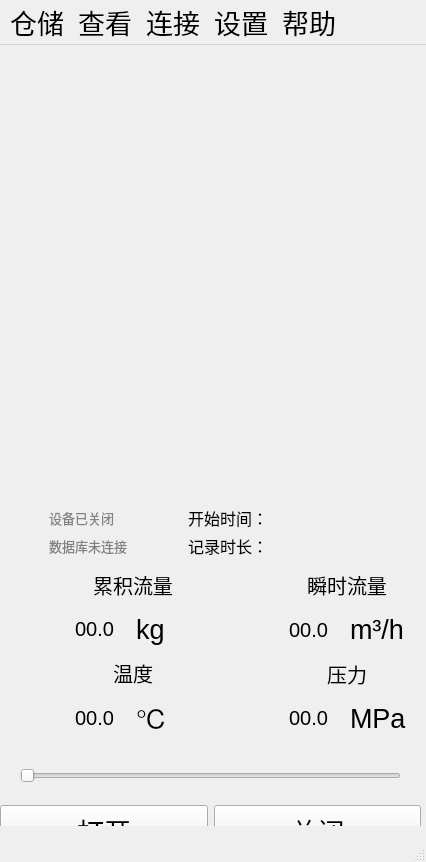
<?xml version="1.0" encoding="UTF-8"?>
<ui version="4.0">
 <class>MyMainWindow</class>
 <widget class="QMainWindow" name="MyMainWindow">
  <property name="geometry">
   <rect>
    <x>0</x>
    <y>0</y>
    <width>426</width>
    <height>862</height>
   </rect>
  </property>
  <property name="sizePolicy">
   <sizepolicy hsizetype="Fixed" vsizetype="Fixed">
    <horstretch>0</horstretch>
    <verstretch>0</verstretch>
   </sizepolicy>
  </property>
  <property name="font">
   <font>
    <pointsize>20</pointsize>
   </font>
  </property>
  <property name="windowTitle">
   <string>流量仪表管理</string>
  </property>
  <property name="styleSheet">
   <string notr="true"/>
  </property>
  <widget class="QWidget" name="centralwidget">
   <property name="sizePolicy">
    <sizepolicy hsizetype="Fixed" vsizetype="Fixed">
     <horstretch>0</horstretch>
     <verstretch>0</verstretch>
    </sizepolicy>
   </property>
   <property name="minimumSize">
    <size>
     <width>0</width>
     <height>0</height>
    </size>
   </property>
   <widget class="QSlider" name="horizontalSlider">
    <property name="geometry">
     <rect>
      <x>20</x>
      <y>720</y>
      <width>381</width>
      <height>22</height>
     </rect>
    </property>
    <property name="minimumSize">
     <size>
      <width>381</width>
      <height>22</height>
     </size>
    </property>
    <property name="minimum">
     <number>0</number>
    </property>
    <property name="maximum">
     <number>100</number>
    </property>
    <property name="orientation">
     <enum>Qt::Horizontal</enum>
    </property>
   </widget>
   <widget class="QWidget" name="layoutWidget">
    <property name="geometry">
     <rect>
      <x>0</x>
      <y>760</y>
      <width>421</width>
      <height>51</height>
     </rect>
    </property>
    <layout class="QHBoxLayout" name="horizontalLayout">
     <item>
      <widget class="QPushButton" name="pushButton_open">
       <property name="sizePolicy">
        <sizepolicy hsizetype="Preferred" vsizetype="Preferred">
         <horstretch>0</horstretch>
         <verstretch>0</verstretch>
        </sizepolicy>
       </property>
       <property name="text">
        <string>打开</string>
       </property>
      </widget>
     </item>
     <item>
      <widget class="QPushButton" name="pushButton_close">
       <property name="sizePolicy">
        <sizepolicy hsizetype="Preferred" vsizetype="Preferred">
         <horstretch>0</horstretch>
         <verstretch>0</verstretch>
        </sizepolicy>
       </property>
       <property name="text">
        <string>关闭</string>
       </property>
      </widget>
     </item>
    </layout>
   </widget>
   <widget class="QLabel" name="label_ll">
    <property name="geometry">
     <rect>
      <x>20</x>
      <y>410</y>
      <width>381</width>
      <height>41</height>
     </rect>
    </property>
    <property name="font">
     <font>
      <pointsize>12</pointsize>
     </font>
    </property>
    <property name="text">
     <string/>
    </property>
   </widget>
   <widget class="QWidget" name="layoutWidget">
    <property name="geometry">
     <rect>
      <x>0</x>
      <y>521</y>
      <width>421</width>
      <height>171</height>
     </rect>
    </property>
    <layout class="QHBoxLayout" name="horizontalLayout_6" stretch="2,5,2,5">
     <item>
      <spacer name="horizontalSpacer_2">
       <property name="orientation">
        <enum>Qt::Horizontal</enum>
       </property>
       <property name="sizeHint" stdset="0">
        <size>
         <width>40</width>
         <height>20</height>
        </size>
       </property>
      </spacer>
     </item>
     <item>
      <layout class="QVBoxLayout" name="verticalLayout">
       <item>
        <widget class="QLabel" name="label">
         <property name="font">
          <font>
           <pointsize>15</pointsize>
          </font>
         </property>
         <property name="text">
          <string>累积流量</string>
         </property>
         <property name="alignment">
          <set>Qt::AlignCenter</set>
         </property>
        </widget>
       </item>
       <item>
        <layout class="QHBoxLayout" name="horizontalLayout_2">
         <item>
          <widget class="QLabel" name="label_leiji">
           <property name="font">
            <font>
             <pointsize>15</pointsize>
            </font>
           </property>
           <property name="text">
            <string>00.0</string>
           </property>
           <property name="alignment">
            <set>Qt::AlignCenter</set>
           </property>
          </widget>
         </item>
         <item>
          <widget class="QLabel" name="label_2">
           <property name="text">
            <string>kg</string>
           </property>
          </widget>
         </item>
        </layout>
       </item>
       <item>
        <widget class="QLabel" name="label_wen">
         <property name="font">
          <font>
           <pointsize>15</pointsize>
          </font>
         </property>
         <property name="text">
          <string>温度</string>
         </property>
         <property name="alignment">
          <set>Qt::AlignCenter</set>
         </property>
        </widget>
       </item>
       <item>
        <layout class="QHBoxLayout" name="horizontalLayout_4">
         <item>
          <widget class="QLabel" name="label_wendu">
           <property name="font">
            <font>
             <pointsize>15</pointsize>
            </font>
           </property>
           <property name="text">
            <string>00.0</string>
           </property>
           <property name="alignment">
            <set>Qt::AlignCenter</set>
           </property>
          </widget>
         </item>
         <item>
          <widget class="QLabel" name="label_4">
           <property name="text">
            <string>℃</string>
           </property>
          </widget>
         </item>
        </layout>
       </item>
      </layout>
     </item>
     <item>
      <spacer name="horizontalSpacer">
       <property name="orientation">
        <enum>Qt::Horizontal</enum>
       </property>
       <property name="sizeHint" stdset="0">
        <size>
         <width>40</width>
         <height>20</height>
        </size>
       </property>
      </spacer>
     </item>
     <item>
      <layout class="QVBoxLayout" name="verticalLayout_2">
       <item>
        <widget class="QLabel" name="label_7">
         <property name="font">
          <font>
           <pointsize>15</pointsize>
          </font>
         </property>
         <property name="text">
          <string>瞬时流量</string>
         </property>
         <property name="alignment">
          <set>Qt::AlignCenter</set>
         </property>
        </widget>
       </item>
       <item>
        <layout class="QHBoxLayout" name="horizontalLayout_3">
         <item>
          <widget class="QLabel" name="label_sv">
           <property name="font">
            <font>
             <pointsize>15</pointsize>
            </font>
           </property>
           <property name="text">
            <string>00.0</string>
           </property>
           <property name="alignment">
            <set>Qt::AlignCenter</set>
           </property>
          </widget>
         </item>
         <item>
          <widget class="QLabel" name="label_3">
           <property name="text">
            <string>m³/h</string>
           </property>
          </widget>
         </item>
        </layout>
       </item>
       <item>
        <widget class="QLabel" name="label_yl">
         <property name="font">
          <font>
           <pointsize>15</pointsize>
          </font>
         </property>
         <property name="text">
          <string>压力</string>
         </property>
         <property name="alignment">
          <set>Qt::AlignCenter</set>
         </property>
        </widget>
       </item>
       <item>
        <layout class="QHBoxLayout" name="horizontalLayout_5">
         <item>
          <widget class="QLabel" name="label_yali">
           <property name="font">
            <font>
             <pointsize>15</pointsize>
            </font>
           </property>
           <property name="text">
            <string>00.0</string>
           </property>
           <property name="alignment">
            <set>Qt::AlignCenter</set>
           </property>
          </widget>
         </item>
         <item>
          <widget class="QLabel" name="label_5">
           <property name="text">
            <string>MPa</string>
           </property>
          </widget>
         </item>
        </layout>
       </item>
      </layout>
     </item>
    </layout>
   </widget>
   <widget class="QWidget" name="layoutWidget">
    <property name="geometry">
     <rect>
      <x>49</x>
      <y>461</y>
      <width>361</width>
      <height>51</height>
     </rect>
    </property>
    <layout class="QHBoxLayout" name="horizontalLayout_9" stretch="3,5">
     <item>
      <layout class="QVBoxLayout" name="verticalLayout_3">
       <item>
        <widget class="QLabel" name="label_run">
         <property name="font">
          <font>
           <pointsize>10</pointsize>
          </font>
         </property>
         <property name="styleSheet">
          <string notr="true">color: rgb(129, 129, 129);</string>
         </property>
         <property name="text">
          <string>设备已关闭</string>
         </property>
         <property name="alignment">
          <set>Qt::AlignLeading|Qt::AlignLeft|Qt::AlignVCenter</set>
         </property>
        </widget>
       </item>
       <item>
        <widget class="QLabel" name="label_shuju_status">
         <property name="font">
          <font>
           <pointsize>10</pointsize>
          </font>
         </property>
         <property name="styleSheet">
          <string notr="true">color: rgb(129, 129, 129);</string>
         </property>
         <property name="text">
          <string>数据库未连接</string>
         </property>
         <property name="alignment">
          <set>Qt::AlignLeading|Qt::AlignLeft|Qt::AlignVCenter</set>
         </property>
        </widget>
       </item>
      </layout>
     </item>
     <item>
      <layout class="QVBoxLayout" name="verticalLayout_4">
       <item>
        <layout class="QHBoxLayout" name="horizontalLayout_8" stretch="3,7">
         <item>
          <widget class="QLabel" name="label_">
           <property name="font">
            <font>
             <pointsize>12</pointsize>
            </font>
           </property>
           <property name="text">
            <string>开始时间：</string>
           </property>
          </widget>
         </item>
         <item>
          <widget class="QLabel" name="label_start_time">
           <property name="font">
            <font>
             <pointsize>10</pointsize>
            </font>
           </property>
           <property name="text">
            <string/>
           </property>
          </widget>
         </item>
        </layout>
       </item>
       <item>
        <layout class="QHBoxLayout" name="horizontalLayout_7" stretch="3,7">
         <item>
          <widget class="QLabel" name="label_run_time">
           <property name="font">
            <font>
             <pointsize>12</pointsize>
            </font>
           </property>
           <property name="text">
            <string>记录时长：</string>
           </property>
          </widget>
         </item>
         <item>
          <widget class="QLabel" name="label_time">
           <property name="font">
            <font>
             <pointsize>10</pointsize>
            </font>
           </property>
           <property name="text">
            <string/>
           </property>
          </widget>
         </item>
        </layout>
       </item>
      </layout>
     </item>
    </layout>
   </widget>
  </widget>
  <widget class="QMenuBar" name="menubar">
   <property name="geometry">
    <rect>
     <x>0</x>
     <y>0</y>
     <width>426</width>
     <height>23</height>
    </rect>
   </property>
   <widget class="QMenu" name="menu">
    <property name="title">
     <string>仓储</string>
    </property>
   </widget>
   <widget class="QMenu" name="menu_2">
    <property name="title">
     <string>查看</string>
    </property>
    <addaction name="action"/>
    <addaction name="action_2"/>
   </widget>
   <widget class="QMenu" name="menu_3">
    <property name="title">
     <string>设置</string>
    </property>
    <addaction name="action_3"/>
   </widget>
   <widget class="QMenu" name="menu_4">
    <property name="title">
     <string>帮助</string>
    </property>
    <addaction name="action_Qt"/>
   </widget>
   <widget class="QMenu" name="menu_5">
    <property name="title">
     <string>连接</string>
    </property>
    <widget class="QMenu" name="menu_6">
     <property name="title">
      <string>数据库</string>
     </property>
     <addaction name="actionMySQL"/>
    </widget>
    <addaction name="menu_6"/>
   </widget>
   <addaction name="menu"/>
   <addaction name="menu_2"/>
   <addaction name="menu_5"/>
   <addaction name="menu_3"/>
   <addaction name="menu_4"/>
  </widget>
  <widget class="QStatusBar" name="statusbar"/>
  <action name="action">
   <property name="text">
    <string>串口</string>
   </property>
  </action>
  <action name="action_2">
   <property name="text">
    <string>数据</string>
   </property>
  </action>
  <action name="actionMySQL">
   <property name="text">
    <string>MySQL</string>
   </property>
  </action>
  <action name="actionOracle">
   <property name="text">
    <string>Oracle</string>
   </property>
  </action>
  <action name="action_Qt">
   <property name="text">
    <string>关于Qt</string>
   </property>
  </action>
  <action name="action_3">
   <property name="text">
    <string>流量范围</string>
   </property>
  </action>
  <action name="action_4">
   <property name="text">
    <string>数据存储</string>
   </property>
  </action>
 </widget>
 <resources/>
 <connections/>
</ui>
